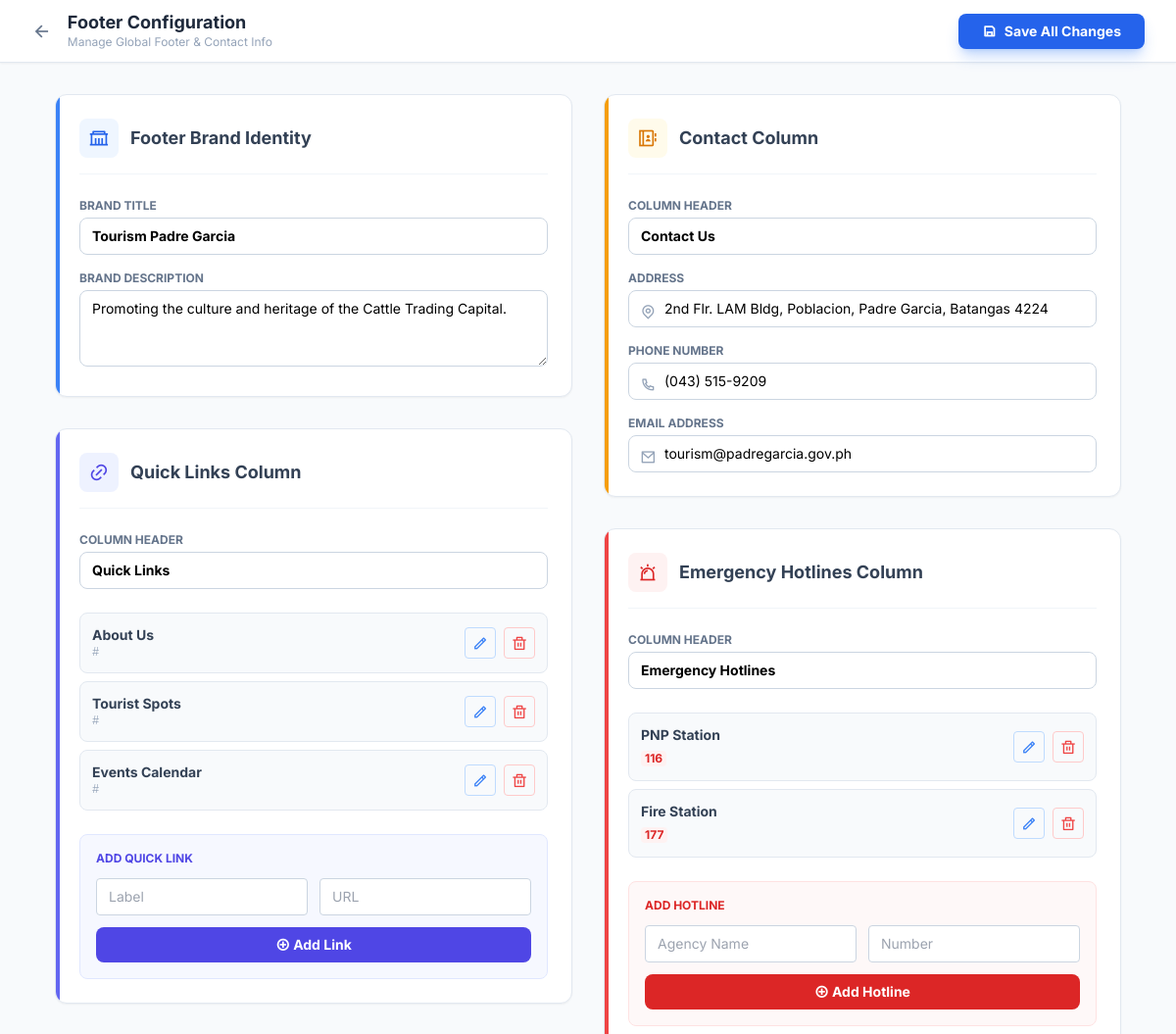
Before: /edit-footer (signed in, upper part) with the older database file.
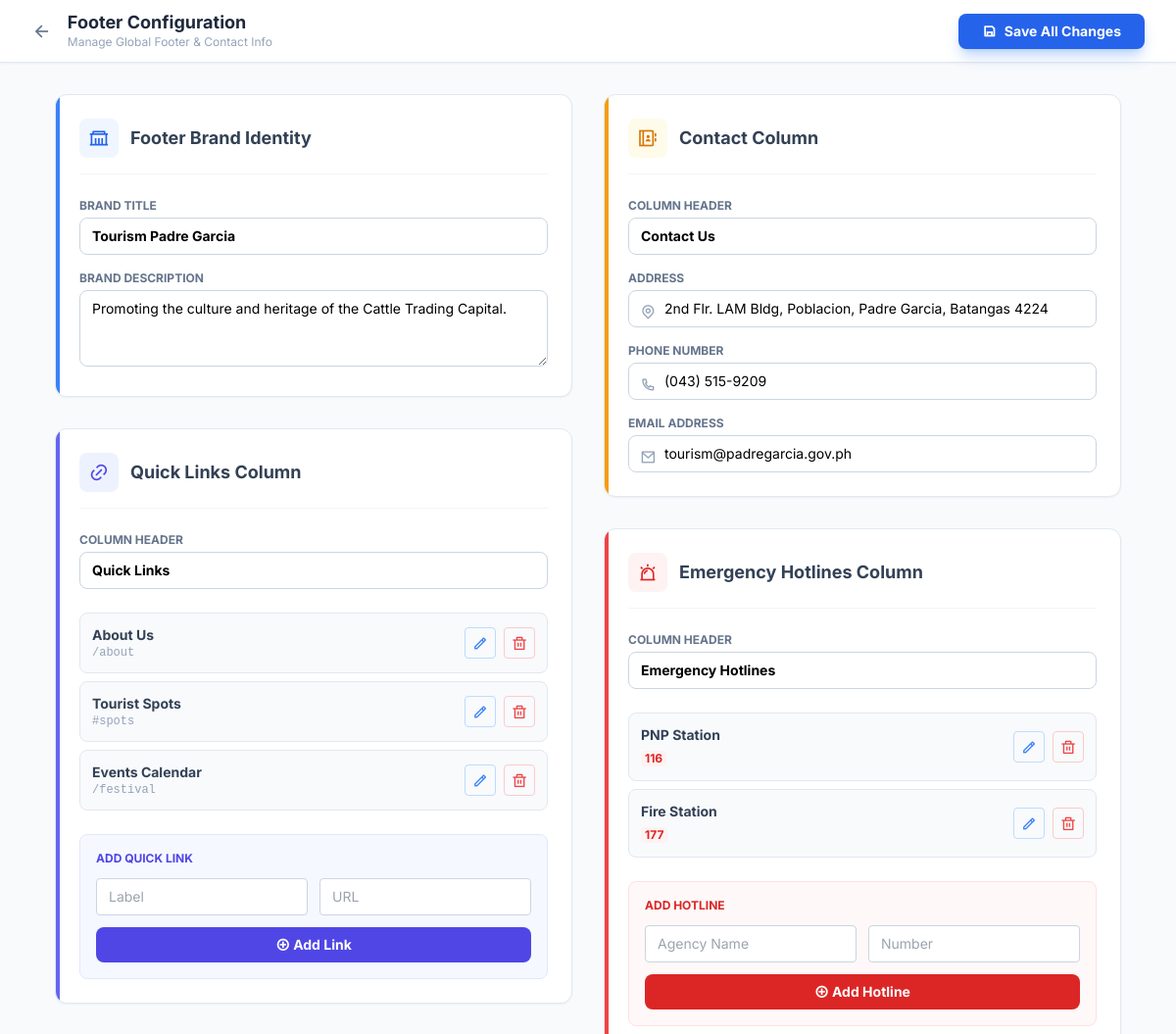
After: the same page with the newer database file.
### webapp/models.py (models this page shows)
class FooterLink(db.Model):
    id = db.Column(db.Integer, primary_key=True)
    label = db.Column(db.String(100), nullable=False)
    url = db.Column(db.String(500), nullable=False)

### webapp/views.py (the view, shortened to what this page needs)
@views.route("/edit-footer", methods=["GET", "POST"])
@login_required
def edit_footer():
    if not current_user.is_admin: return redirect(url_for("views.home"))
    content = get_common_content()
    return render_template("edit_footer.html", content=content)

### webapp/views.py (called while the page is built, shortened)
def get_content(key, default=""):
    content = SiteContent.query.filter_by(key=key).first()
    return content.value if content else default

@views.before_app_request
def check_maintenance():
    try:
        setting = SiteContent.query.filter_by(key='site_maintenance_mode').first()
        is_maintenance = (setting.value == 'true') if setting else False
    except:
        is_maintenance = False
    if not is_maintenance:
        return None

### webapp/templates/edit_footer.html (shortened to what the changed rows need)
{% extends "base.html" %}
{% block navbar %}
<nav class="fixed top-0 w-full z-50 bg-white border-b border-slate-200 h-16 flex items-center px-4 md:px-8 justify-between shadow-sm">
    <div class="flex items-center gap-4">
        <div>
            <h1 class="font-bold text-slate-800 text-lg leading-tight">Footer Configuration</h1>
        </div>
    </div>
</nav>
{% endblock %}
{% block content %}
<div class="pt-24 pb-20 px-4 md:px-8 max-w-6xl mx-auto">
    <div class="grid grid-cols-1 lg:grid-cols-2 gap-8">
        <div class="space-y-8">
            <form id="mainForm" method="POST" action="{{ url_for('views.edit_footer') }}">
            <div class="bg-white p-6 rounded-xl border border-slate-200 shadow-sm relative overflow-hidden mb-8">
                <div class="space-y-2 mb-6">
                    {% if content.footer_links_list %}
                        {% for link in content.footer_links_list %}
                        <div class="flex items-center justify-between bg-slate-50 p-3 rounded-lg border border-slate-200 hover:shadow-sm transition">
                            <div>
                                <p class="text-sm font-bold text-slate-700">{{ link.label }}</p>
                                <p class="text-xs text-slate-400 font-mono">{{ link.url }}</p>
                            </div>
                            <div class="flex gap-2">
                                <button type="button" onclick="openLinkModal('{{ link.id }}', '{{ link.label }}', '{{ link.url }}')" class="text-blue-500 hover:text-white hover:bg-blue-500 border border-blue-200 w-8 h-8 rounded flex items-center justify-center transition">
                                    <i class="ri-pencil-line"></i>
                                </button>
                                <button type="submit" formaction="{{ url_for('views.edit_footer') }}" formmethod="post" name="delete_quick_link" value="true" class="text-red-500 hover:text-white hover:bg-red-500 border border-red-200 w-8 h-8 rounded flex items-center justify-center transition" onclick="this.form.fl_id.value='{{ link.id }}'; return confirm('Delete this link?')">
                                    <i class="ri-delete-bin-line"></i>
                                </button>
                            </div>
                        </div>
                        {% endfor %}
                    {% else %}
                        <p class="text-sm text-slate-400 italic text-center py-2">No quick links added yet.</p>
                    {% endif %}
                </div>
            </div>
            </form>
        </div>
    </div>
</div>
{% endblock %}

Changed rows visible on the page:
changed FooterLink "About Us": url "#" → "/about"
changed FooterLink "Tourist Spots": url "#" → "#spots"
changed FooterLink "Events Calendar": url "#" → "/festival"
